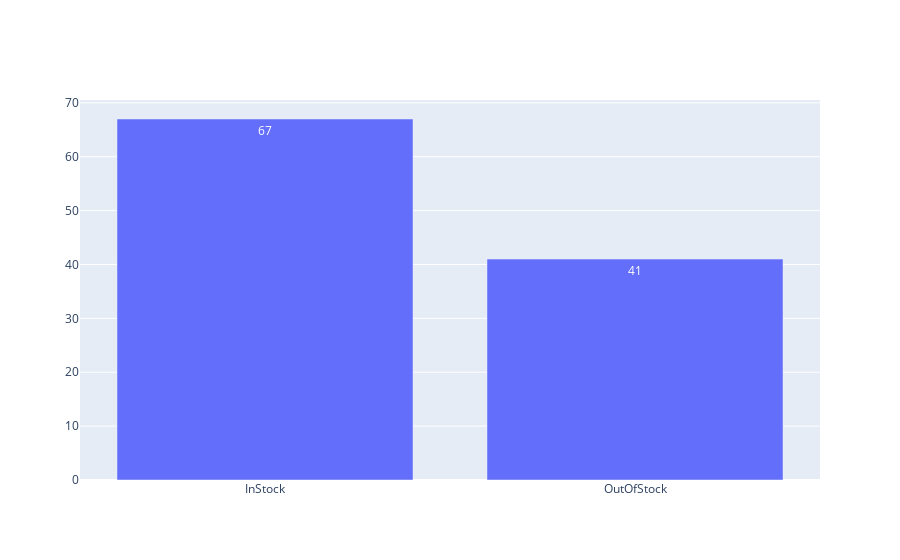

Write notebook code for a chart like this one.
### Code cell
import plotly.graph_objects as go

fig = go.Figure(data=[go.Bar(
            x=data['availability'].unique()[:2], y=count_availability[:2],
            text=count_availability,
            textposition='auto',
        )])

fig.show()

### Figure 1 — Plotly figure (JSON) as saved in the notebook; plotly's stock layout.template omitted (floating-point values rounded to 4 significant figures)
{"data": [{"text": [67.0, 41.0, 4.0], "textposition": "auto", "type": "bar", "x": ["InStock", "OutOfStock"], "y": [67, 41]}], "layout": {}}
